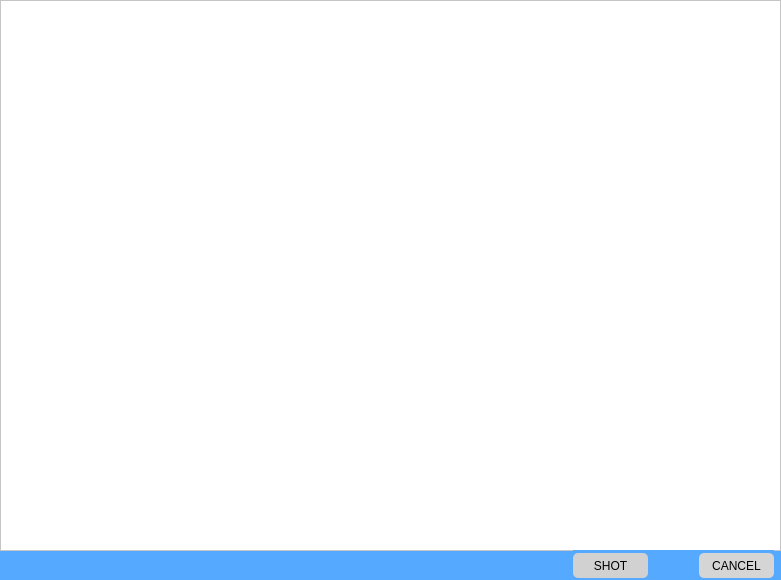
<?xml version="1.0" encoding="UTF-8"?>
<ui version="4.0">
 <class>Camera</class>
 <widget class="QDialog" name="Camera">
  <property name="geometry">
   <rect>
    <x>0</x>
    <y>0</y>
    <width>781</width>
    <height>580</height>
   </rect>
  </property>
  <property name="windowTitle">
   <string>Dialog</string>
  </property>
  <property name="styleSheet">
   <string notr="true">background-color: rgb(85, 170, 255);</string>
  </property>
  <widget class="QGraphicsView" name="graphicsView">
   <property name="geometry">
    <rect>
     <x>0</x>
     <y>0</y>
     <width>781</width>
     <height>551</height>
    </rect>
   </property>
   <property name="styleSheet">
    <string notr="true">background-color: rgb(255, 255, 255);</string>
   </property>
  </widget>
  <widget class="QWidget" name="">
   <property name="geometry">
    <rect>
     <x>573</x>
     <y>550</y>
     <width>201</width>
     <height>31</height>
    </rect>
   </property>
   <layout class="QHBoxLayout" name="horizontalLayout">
    <item>
     <widget class="QPushButton" name="shotButton">
      <property name="minimumSize">
       <size>
        <width>75</width>
        <height>25</height>
       </size>
      </property>
      <property name="styleSheet">
       <string notr="true">border-radius:5;
background-color:rgb(209, 209, 209)</string>
      </property>
      <property name="text">
       <string>SHOT</string>
      </property>
     </widget>
    </item>
    <item>
     <spacer name="horizontalSpacer">
      <property name="orientation">
       <enum>Qt::Horizontal</enum>
      </property>
      <property name="sizeHint" stdset="0">
       <size>
        <width>40</width>
        <height>20</height>
       </size>
      </property>
     </spacer>
    </item>
    <item>
     <widget class="QPushButton" name="cancelButton">
      <property name="minimumSize">
       <size>
        <width>75</width>
        <height>25</height>
       </size>
      </property>
      <property name="styleSheet">
       <string notr="true">border-radius:5;
background-color: rgb(213, 213, 213);</string>
      </property>
      <property name="text">
       <string>CANCEL</string>
      </property>
     </widget>
    </item>
   </layout>
  </widget>
 </widget>
 <resources/>
 <connections/>
</ui>
